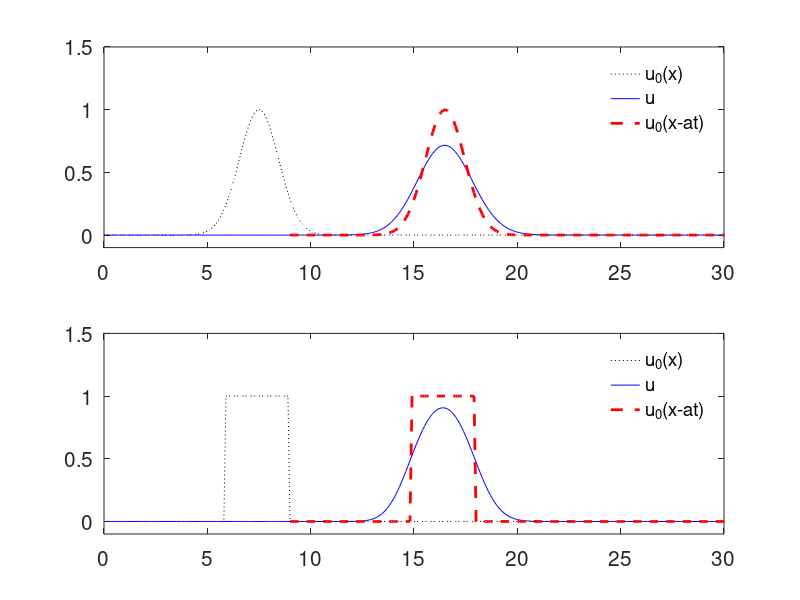

Here is the MATLAB script that generated this plot:
% Hua-sheng XIE, 2015-05-10
close all; clear; clc;
a=0.5; nt=2000; dt=0.02/2; dx=0.1; L=30.0; x=0.0:dx:L; nj=length(x)-1; 
figure('DefaultAxesFontSize',15);
method=2; 
for icase=1:2
    u=0.*x;
    if(icase==1)
        u(1:(nj+1))=exp(-(x-L/4).^2/1.8); subplot(211);        
    else
        u(floor(0.2*nj):floor(0.3*nj))=1.0; subplot(212);        
    end        
    x0=x; u0=u; j=2:nj;
    for it=1:nt
        if(method==1) % central difference 
            u(j)=u(j)-a*(u(j+1)-u(j-1))*dt/(2*dx);
        else % upwind
            u(j)=u(j)-a*(u(j)-u(j-1))*dt/(dx);
        end
       % u(1)=u(nj); u(nj+1)=u(2); % periodic b.c.
        if(mod(it,floor(nt/10))==1)
            plot(x0,u0,'k:',x,u,'b',x0+a*it*dt,u0,'r--','Linewidth',2); 
            legend('u_0(x)','u','u_0(x-at)'); legend('boxoff'); box on;
            xlim([min(x),max(x)]); ylim([-0.1,1.5]);  pause(0.1);
        end
    end
end
